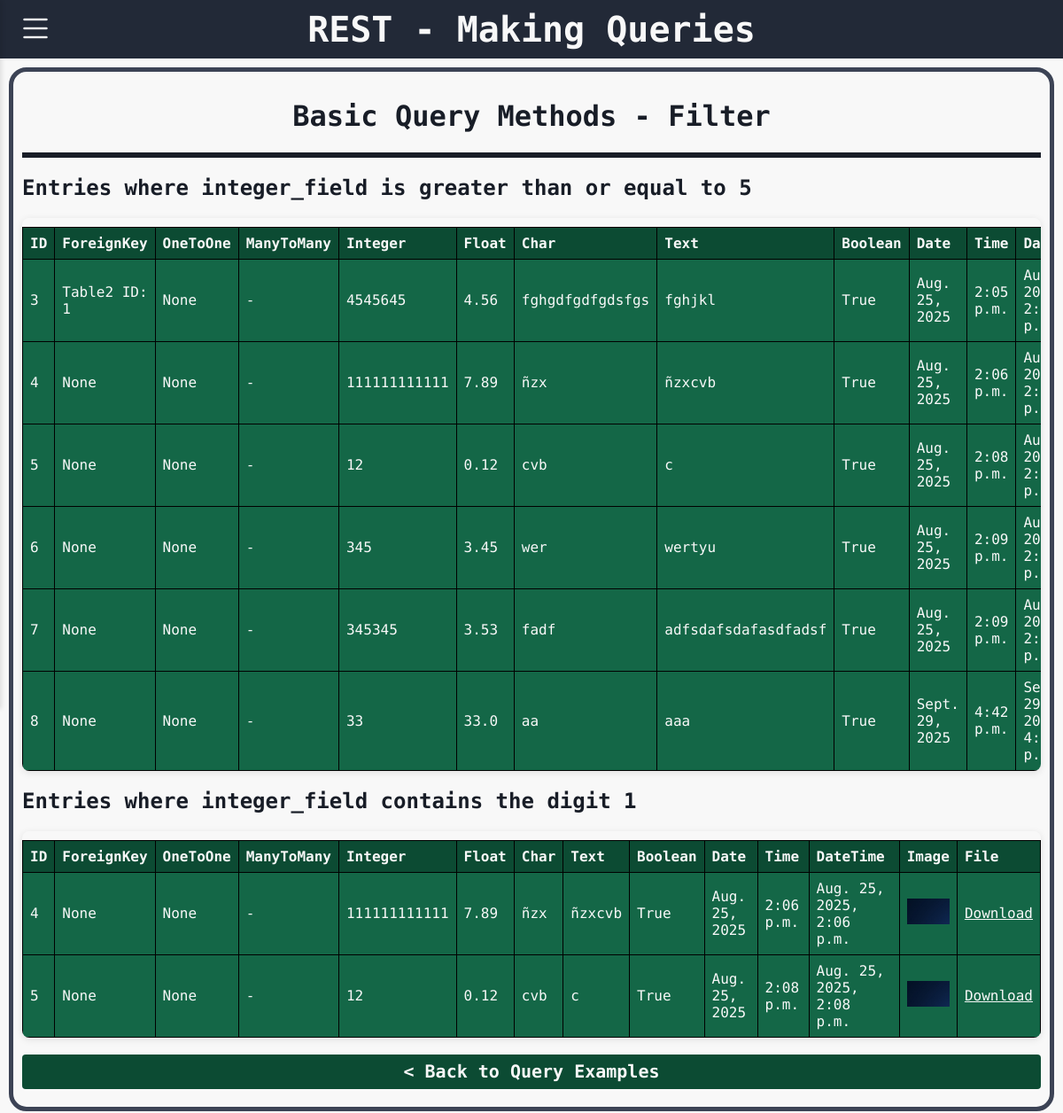
Before: /filter_example with the older database file.
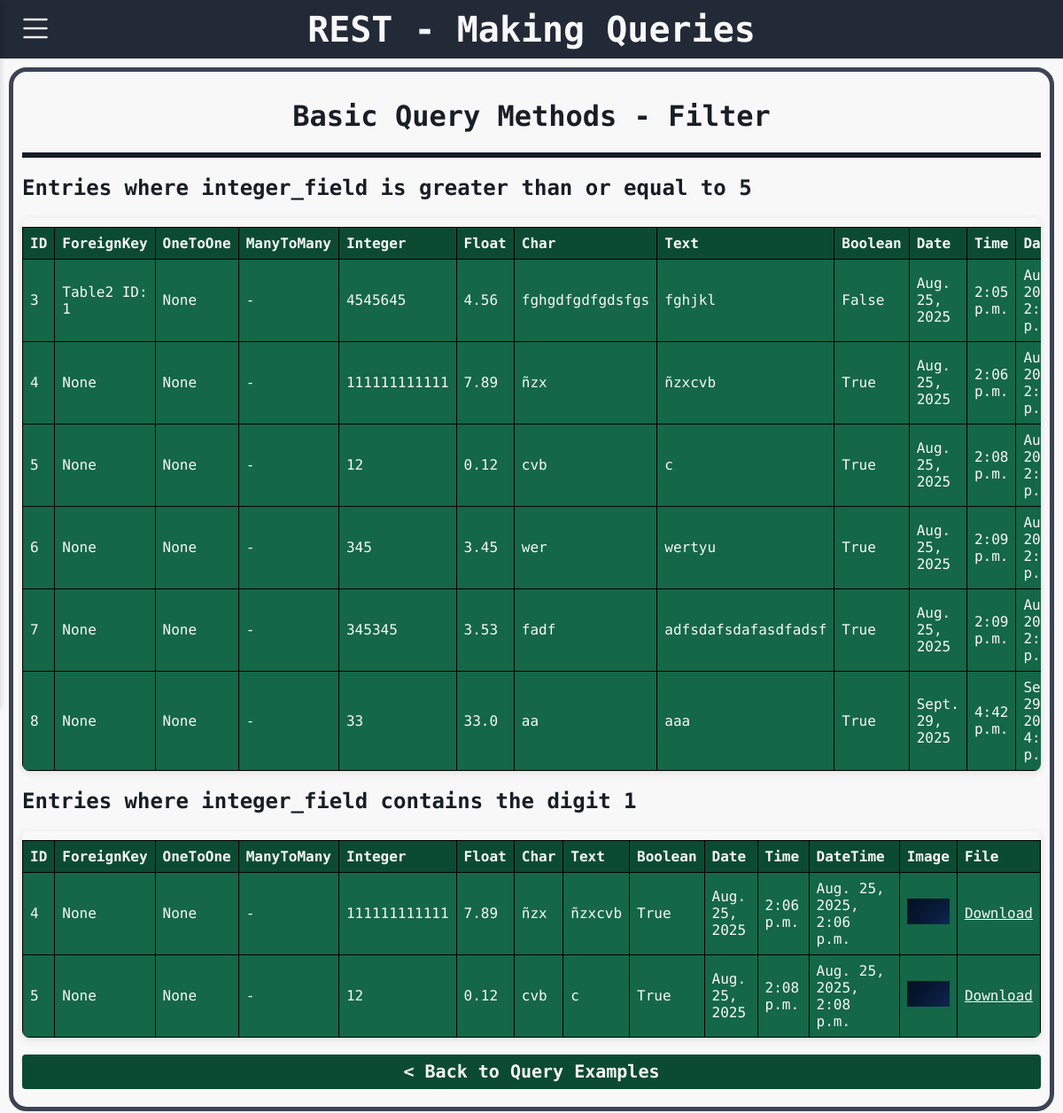
After: the same page with the newer database file.
### rest/models.py (models this page shows, shortened)
class Table1(models.Model):
    foreign_key = models.ForeignKey(Table2, on_delete=models.CASCADE, related_name='table1_foreign', null=True, blank=True)
    one_to_one = models.OneToOneField(Table2, on_delete=models.CASCADE, related_name='table1_one', null=True, blank=True)
    many_to_many = models.ManyToManyField(Table3, related_name='table1_many', blank=True)
    integer_field = models.IntegerField(null=True, blank=True)      # Integer value (optional)
    float_field = models.FloatField(null=True, blank=True)          # Floating point number
    char_field = models.CharField(max_length=15)                    # Short text with max length
    text_field= models.TextField(blank=True)                        # Long text (optional)
    boolean_field = models.BooleanField(default=False)              # True or False
    date_field = models.DateField(null=True, blank=True)           # Date only
    time_field = models.TimeField(null=True, blank=True)           # Time only
    datetime_field = models.DateTimeField(null=True, blank=True)   # Full date and time
    image_field = models.ImageField(upload_to='images/', null=True, blank=True)  # For image files
    file_field = models.FileField(upload_to='files/', null=True, blank=True)     # For general files

class Table2(models.Model):
    CHOICES = (
        (1, 'option1'),
        (2, 'option2'),
    )
    positive_small_int = models.PositiveSmallIntegerField(choices=CHOICES, default=1)
    def __str__(self):
        return f"Table2 ID: {self.id}"

### rest/views.py (the view)
# urls.py: path('filter_example', views.filter_example, name='filter_example'),
def filter_example(request):
    filtered_data = Table1.objects.filter(integer_field__gte=5)  # Example filter
    filtered_data_1 = Table1.objects.filter(integer_field__contains=1)
    return render(request, 'queries.html', {
        'class': 'Basic',
        'type': 'Filter',
        'query1_name': 'Entries where integer_field is greater than or equal to 5',
        'query2_name': 'Entries where integer_field contains the digit 1',
        'query1': filtered_data,
        'query2': filtered_data_1
    })

### json_app/context_processors.py (called while the page is built)
def dark_mode_context(request):
    return {'dark_mode': request.session.get('dark_mode', False)}

### rest/templates/queries.html (shortened to what the changed rows need)
{% extends "base.html" %}
{% block body %}
<div class="container-table-rest">
    <h1 class="subtitle" style="text-align: center;">{{ class }} Query Methods - {{ type }}</h1>
    <h2 class="subtitle">{{ query1_name }}</h2>
    <div class="table-container">
        <table class="crud-table">
            <thead>
                <tr>
                    <th>ID</th>
                    <th>ForeignKey</th>
                    <th>OneToOne</th>
                    <th>ManyToMany</th>
                    <th>Integer</th>
                    <th>Float</th>
                    <th>Char</th>
                    <th>Text</th>
                    <th>Boolean</th>
                    <th>Date</th>
                    <th>Time</th>
                    <th>DateTime</th>
                </tr>
            </thead>
            <tbody>
                {% for entry in query1 %}
                <tr>
                    <td>{{ entry.id }}</td>
                    <td>{{ entry.foreign_key }}</td>
                    <td>{{ entry.one_to_one }}</td>
                    <td>
                        {% for m in entry.many_to_many.all %}
                            {{ m.email_field }}{% if not forloop.last %}, {% endif %}
                        {% empty %}
                            -
                        {% endfor %}
                    </td>
                    <td>{{ entry.integer_field }}</td>
                    <td>{{ entry.float_field }}</td>
                    <td>{{ entry.char_field }}</td>
                    <td>{{ entry.text_field|default:"-" }}</td>
                    <td>{{ entry.boolean_field }}</td>
                    <td>{{ entry.date_field }}</td>
                    <td>{{ entry.time_field }}</td>
                    <td>{{ entry.datetime_field }}</td>
                </tr>
                {% empty %}
                <tr><td colspan="14">Table1 is empty</td></tr>
                {% endfor %}
            </tbody>
        </table>
    </div>
    {% if query2 %}
    <h2 class="subtitle">{{ query2_name }}</h2>
    <div class="table-container">
        <table class="crud-table">
            <thead>
                <tr>
                    <th>ID</th>
                    <th>ForeignKey</th>
                    <th>OneToOne</th>
                    <th>ManyToMany</th>
                    <th>Integer</th>
                    <th>Float</th>
                    <th>Char</th>
                    <th>Text</th>
                    <th>Boolean</th>
                    <th>Date</th>
                    <th>Time</th>
                    <th>DateTime</th>
                    <th>Image</th>
                    <th>File</th>
                </tr>
            </thead>
        </table>
    </div>
    {% endif %}
<br>
</div>
{% endblock %}

Changed rows visible on the page:
changed Table1 "fghgdfgdfgdsfgs": boolean_field "True" → "False"
